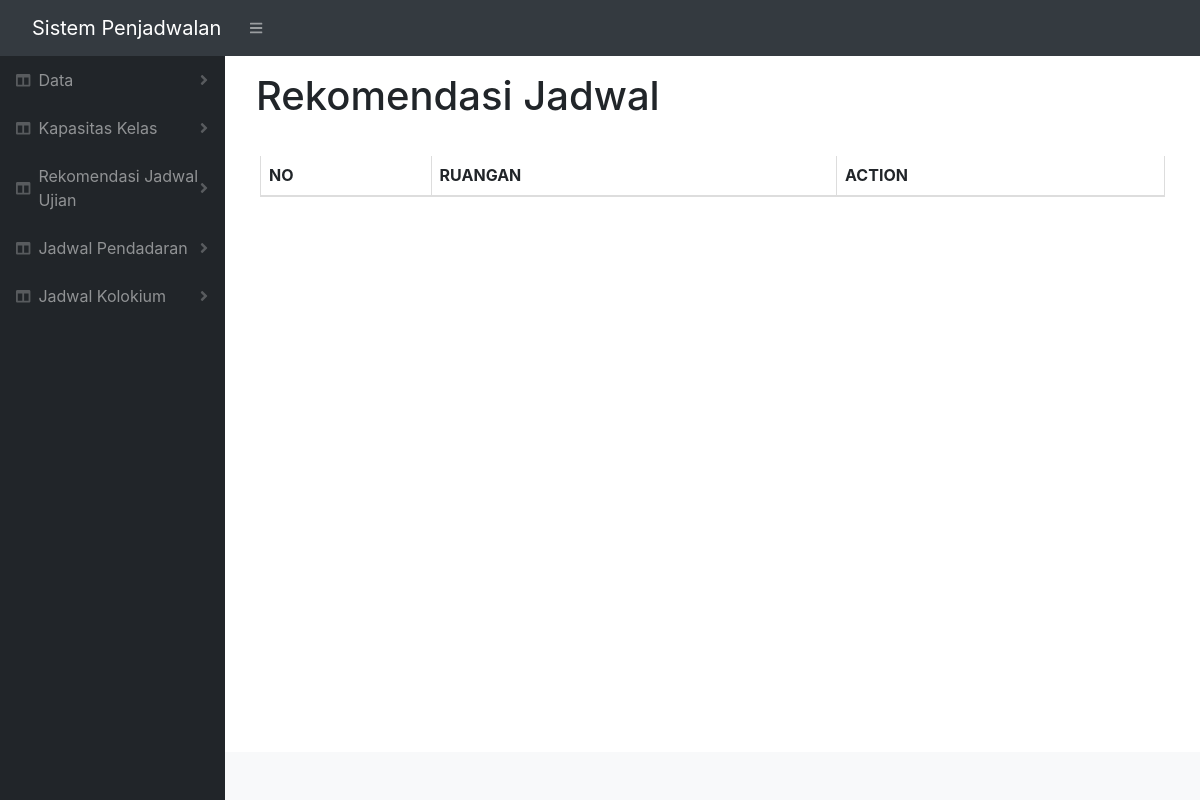
Page /index.php/rekomendasi/c_ruang on the earlier database version.
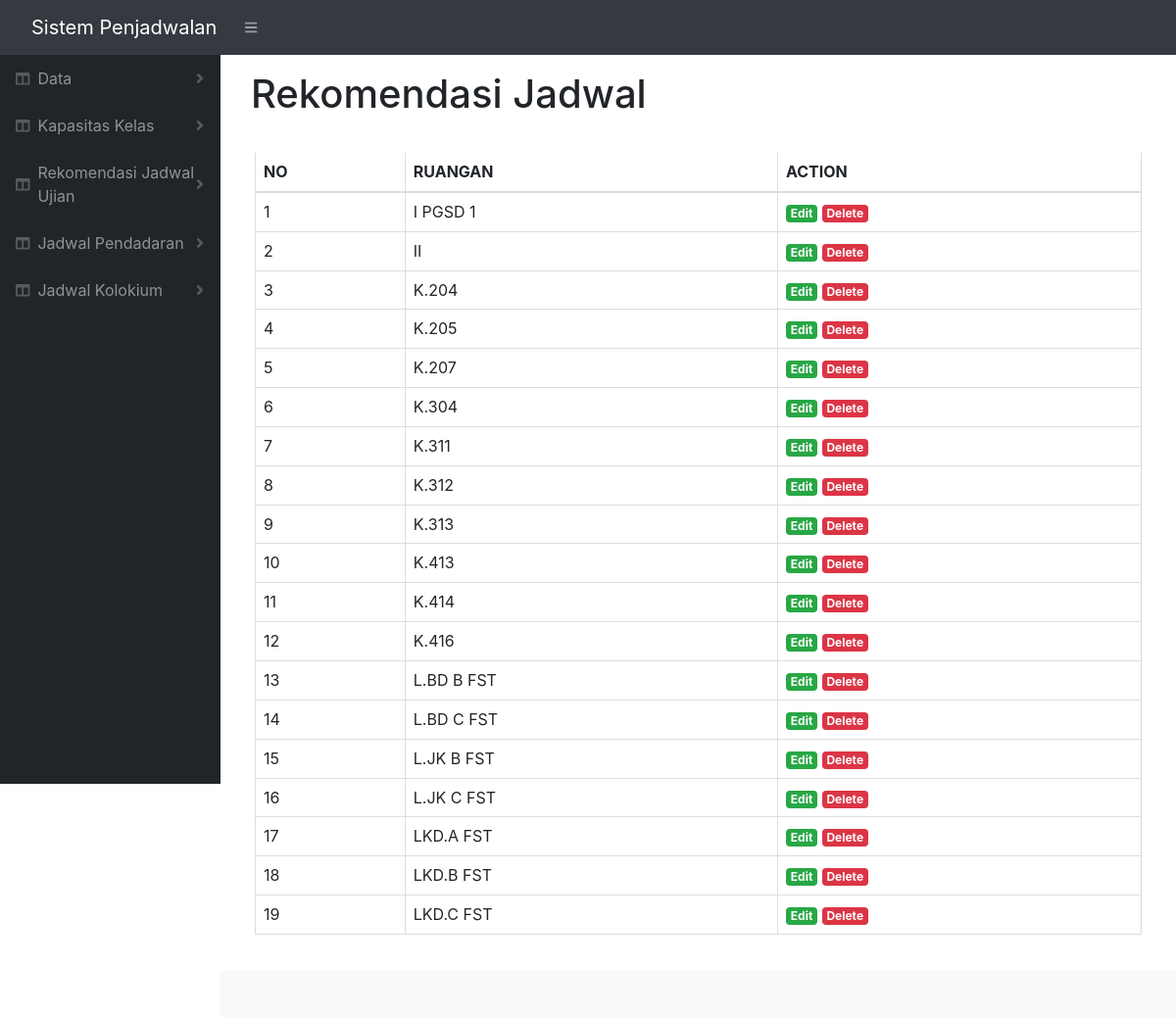
Same page on the later database version.
### tables this page shows
CREATE TABLE `ruang` (
  `idRuangan` int(11) NOT NULL,
  `ruangan` varchar(20) NOT NULL
);

### application/controllers/Rekomendasi.php (called while the page is built, shortened)
<?php
class rekomendasi extends CI_Controller
{
    public function __construct()
    {
        $this->load->model('Jadwal_model');
    }
    function c_ruang() {
        $data['title'] = 'Rekomendasi Jadwal';
        $this->load->view('templates/header', $data);
        $this->load->view('templates/sidebar', $data);
        $this->load->view('templates/topbar', $data);
        $data['ruangan'] = $this->Jadwal_model->getDataRuangan();
        $this->load->view('rekomendasi/ruang',$data);
        $this->load->view('templates/footer', $data);
    }
}

### index.php (called while the page is built, shortened)
<?php
require_once BASEPATH.'core/CodeIgniter.php';

### application/models/Jadwal_model.php (called while the page is built, shortened)
<?php
class Jadwal_model extends CI_Model{
    function getDataRuangan() {
    	$data = $this->db->get("ruang");
    	return $data->result_array();
    }
}

### application/views/rekomendasi/ruang.php (the view, shortened to what this page needs)
<div id="layoutSidenav_content">
    <main>
        <div class="container-fluid">
            <nav class="navbar">
                <h1 class="mt-2"><?= $title ?></h1>
            </nav>
            <div class="card-body">
                <div class="table-responsive">
                    <table class="table table-bordered" id="tabelku" width="100%">
                        <thead>
                            <tr>
                                <th>NO</th>
                                <th>RUANGAN</th>
                                <th>ACTION</th>
                            </tr>
                        </thead>
                        <tbody>
                            <?php $i = 1; ?>
                            <?php foreach ($ruangan as $row) : ?>
                                <tr>
                                    <td><?= $i ?></td>
                                    <td><?php echo $row['ruangan'] ?></td>
                                    <td>
                                        <a href="<?php echo base_url(); ?>home/editMakul/<?= $row['idRuangan']; ?>"
                                         class="badge badge-success ">Edit</a>
                                        <a href="<?php echo base_url(); ?>home/deleteMakul/<?= $row['idRuangan']; ?>"
                                             class="badge badge-danger"
                                             onclick="return confirm('Are you sure you want to delete <?= $row['ruangan']; ?>?');">Delete</a>
                                         </td>
                                     </tr>
                                     <?php $i++; ?>
                                 <?php endforeach; ?>
                             </tbody>
                         </table>
                    </div>
                </div>
            </div>
        </main>

### application/views/templates/header.php (shortened to what this page needs)
<!DOCTYPE html>
<html lang="en">
<head>
    <link href="<?= base_url('assets/') ?>css/styles.css" rel="stylesheet" />
    <link href="https://cdn.datatables.net/1.10.20/css/dataTables.bootstrap4.min.css" rel="stylesheet"
 />
   <link rel="stylesheet" href="<?php echo base_url() . 'assets/dateindo/css/bootstrap.min.css'?>">
 <link rel="stylesheet" href="https://stackpath.bootstrapcdn.com/bootstrap/4.3.1/css/bootstrap.min.css">
    <link rel="stylesheet" href="<?php echo base_url() . 'assets/dateindo/css/ilmudetil.css'?>">
    <link rel="stylesheet" href="<?php echo base_url() . 'assets/dateindo/css/bootstrap-datetimepicker.css'?>"/>
    <link rel="stylesheet" href="<?php echo base_url() . 'assets/dateindo/css/bootstrap-datetimepicker.min.css'?>"/>
</head>
<body class="sb-nav-fixed">

### application/views/templates/sidebar.php (shortened to what this page needs)
<div id="layoutSidenav">
    <div id="layoutSidenav_nav">
        <nav class="sb-sidenav accordion sb-sidenav-dark" id="sidenavAccordion">
            <div class="sb-sidenav-menu">
                <div class="nav">
                    <a class="nav-link collapsed" href="#" data-toggle="collapse" data-target="#Data"
                       aria-expanded="false" aria-controls="collapseLayouts">
                        <div class="sb-nav-link-icon"><i class="fas fa-columns"></i></div>
                        Data
                        <div class="sb-sidenav-collapse-arrow"><i class="fas fa-angle-down"></i></div>
                    </a>
                    <a class="nav-link collapsed" href="#" data-toggle="collapse" data-target="#kapasitas"
                       aria-expanded="false" aria-controls="collapseLayouts">
                        <div class="sb-nav-link-icon"><i class="fas fa-columns"></i></div>
                        Kapasitas Kelas
                        <div class="sb-sidenav-collapse-arrow"><i class="fas fa-angle-down"></i></div>
                    </a>
                    <a class="nav-link collapsed" href="#" data-toggle="collapse" data-target="#Rekomendasi"
                       aria-expanded="false" aria-controls="collapseLayouts">
                        <div class="sb-nav-link-icon"><i class="fas fa-columns"></i></div>
                        Rekomendasi Jadwal Ujian
                        <div class="sb-sidenav-collapse-arrow"><i class="fas fa-angle-down"></i></div>
                    </a>
                    <a class="nav-link collapsed" href="#" data-toggle="collapse" data-target="#Pendadaran"
                       aria-expanded="false" aria-controls="collapseLayouts">
                        <div class="sb-nav-link-icon"><i class="fas fa-columns"></i></div>
                        Jadwal Pendadaran
                        <div class="sb-sidenav-collapse-arrow"><i class="fas fa-angle-down"></i></div>
                    </a>
                    <a class="nav-link collapsed" href="#" data-toggle="collapse" data-target="#Kolokium"
                       aria-expanded="false" aria-controls="collapseLayouts">
                        <div class="sb-nav-link-icon"><i class="fas fa-columns"></i></div>
                        Jadwal Kolokium
                        <div class="sb-sidenav-collapse-arrow"><i class="fas fa-angle-down"></i></div>
                    </a>
                    </nav>
                </div>

### application/views/templates/topbar.php
<nav class="sb-topnav navbar navbar-expand navbar-dark bg-dark">
    <a class="navbar-brand" href="<?php base_url(); ?>">Sistem Penjadwalan</a>
    <button class="btn btn-link btn-sm order-1 order-lg-0" id="sidebarToggle" href="#"><i
            class="fas fa-bars"></i></button>
</nav>

### application/views/templates/footer.php (shortened to what this page needs)
<footer class="py-4 bg-light mt-auto">
</footer>
</div>
</div>
</body>
</html>

### assets/dateindo/css/ilmudetil.css (style rules this page uses)
a { color: #FFC107;text-decoration: none; }

Differences in the rows shown:
added ruang: ruangan "I PGSD 1"
added ruang: ruangan "II"
added ruang: ruangan "K.204"
added ruang: ruangan "K.205"
added ruang: ruangan "K.207"
added ruang: ruangan "K.304"
added ruang: ruangan "K.311"
added ruang: ruangan "K.312"
added ruang: ruangan "K.313"
added ruang: ruangan "K.413"
added ruang: ruangan "K.414"
added ruang: ruangan "K.416"
added ruang: ruangan "L.BD B FST"
added ruang: ruangan "L.BD C FST"
added ruang: ruangan "L.JK B FST"
added ruang: ruangan "L.JK C FST"
added ruang: ruangan "LKD.A FST"
added ruang: ruangan "LKD.B FST"
added ruang: ruangan "LKD.C FST"
